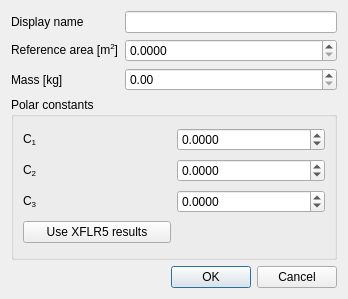
<?xml version="1.0" encoding="UTF-8"?>
<ui version="4.0">
 <class>dialog_new_motor</class>
 <widget class="QDialog" name="dialog_new_motor">
  <property name="geometry">
   <rect>
    <x>0</x>
    <y>0</y>
    <width>348</width>
    <height>299</height>
   </rect>
  </property>
  <property name="windowTitle">
   <string>Create new plane</string>
  </property>
  <layout class="QGridLayout" name="gridLayout">
   <item row="3" column="1">
    <widget class="QDoubleSpinBox" name="doubleSpinBox_mass">
     <property name="toolTip">
      <string>Mass of plane. Note that a different mass will affect the polar.</string>
     </property>
     <property name="singleStep">
      <double>0.100000000000000</double>
     </property>
    </widget>
   </item>
   <item row="2" column="1">
    <widget class="QDoubleSpinBox" name="doubleSpinBox_ref_area">
     <property name="toolTip">
      <string>Reference area used for lift and drag coefficients. Generally taken as total wing area.</string>
     </property>
     <property name="decimals">
      <number>4</number>
     </property>
     <property name="maximum">
      <double>20.000000000000000</double>
     </property>
     <property name="singleStep">
      <double>0.100000000000000</double>
     </property>
    </widget>
   </item>
   <item row="7" column="0" colspan="2">
    <widget class="QGroupBox" name="groupBox_2">
     <property name="title">
      <string>Polar constants</string>
     </property>
     <layout class="QGridLayout" name="gridLayout_3">
      <item row="1" column="0">
       <widget class="QLabel" name="label_5">
        <property name="text">
         <string>&lt;html&gt;&lt;head/&gt;&lt;body&gt;&lt;p&gt;C&lt;span style=&quot; vertical-align:sub;&quot;&gt;2&lt;/span&gt;&lt;/p&gt;&lt;/body&gt;&lt;/html&gt;</string>
        </property>
       </widget>
      </item>
      <item row="0" column="0">
       <widget class="QLabel" name="label_6">
        <property name="text">
         <string>&lt;html&gt;&lt;head/&gt;&lt;body&gt;&lt;p&gt;C&lt;span style=&quot; vertical-align:sub;&quot;&gt;1&lt;/span&gt;&lt;/p&gt;&lt;/body&gt;&lt;/html&gt;</string>
        </property>
       </widget>
      </item>
      <item row="2" column="0">
       <widget class="QLabel" name="label_4">
        <property name="text">
         <string>&lt;html&gt;&lt;head/&gt;&lt;body&gt;&lt;p&gt;C&lt;span style=&quot; vertical-align:sub;&quot;&gt;3&lt;/span&gt;&lt;/p&gt;&lt;/body&gt;&lt;/html&gt;</string>
        </property>
       </widget>
      </item>
      <item row="0" column="1">
       <widget class="QDoubleSpinBox" name="doubleSpinBox_C1">
        <property name="toolTip">
         <string>Polar quadratic constant.</string>
        </property>
        <property name="decimals">
         <number>4</number>
        </property>
        <property name="minimum">
         <double>-10.000000000000000</double>
        </property>
        <property name="singleStep">
         <double>0.100000000000000</double>
        </property>
       </widget>
      </item>
      <item row="1" column="1">
       <widget class="QDoubleSpinBox" name="doubleSpinBox_C2">
        <property name="toolTip">
         <string>Polar linear constant.</string>
        </property>
        <property name="decimals">
         <number>4</number>
        </property>
        <property name="minimum">
         <double>-10.000000000000000</double>
        </property>
        <property name="singleStep">
         <double>0.100000000000000</double>
        </property>
       </widget>
      </item>
      <item row="2" column="1">
       <widget class="QDoubleSpinBox" name="doubleSpinBox_C3">
        <property name="toolTip">
         <string>Polar constant.</string>
        </property>
        <property name="decimals">
         <number>4</number>
        </property>
        <property name="minimum">
         <double>-10.000000000000000</double>
        </property>
        <property name="singleStep">
         <double>0.100000000000000</double>
        </property>
       </widget>
      </item>
      <item row="3" column="0">
       <widget class="QPushButton" name="pushButton_xflr5">
        <property name="toolTip">
         <string>Calculate values from an XFLR5 model results.</string>
        </property>
        <property name="text">
         <string>Use XFLR5 results</string>
        </property>
       </widget>
      </item>
     </layout>
    </widget>
   </item>
   <item row="0" column="1">
    <widget class="QLineEdit" name="lineEdit_display_name">
     <property name="toolTip">
      <string>Name used for plotting</string>
     </property>
    </widget>
   </item>
   <item row="8" column="1">
    <widget class="QDialogButtonBox" name="buttonBox">
     <property name="orientation">
      <enum>Qt::Horizontal</enum>
     </property>
     <property name="standardButtons">
      <set>QDialogButtonBox::Cancel|QDialogButtonBox::Ok</set>
     </property>
    </widget>
   </item>
   <item row="0" column="0">
    <widget class="QLabel" name="label_15">
     <property name="text">
      <string>Display name</string>
     </property>
    </widget>
   </item>
   <item row="2" column="0">
    <widget class="QLabel" name="label_14">
     <property name="text">
      <string>&lt;html&gt;&lt;head/&gt;&lt;body&gt;&lt;p&gt;Reference area [m&lt;span style=&quot; vertical-align:super;&quot;&gt;2&lt;/span&gt;]&lt;/p&gt;&lt;/body&gt;&lt;/html&gt;</string>
     </property>
    </widget>
   </item>
   <item row="3" column="0">
    <widget class="QLabel" name="label_13">
     <property name="text">
      <string>Mass [kg]</string>
     </property>
    </widget>
   </item>
  </layout>
 </widget>
 <resources/>
 <connections>
  <connection>
   <sender>buttonBox</sender>
   <signal>accepted()</signal>
   <receiver>dialog_new_motor</receiver>
   <slot>accept()</slot>
   <hints>
    <hint type="sourcelabel">
     <x>248</x>
     <y>254</y>
    </hint>
    <hint type="destinationlabel">
     <x>157</x>
     <y>274</y>
    </hint>
   </hints>
  </connection>
  <connection>
   <sender>buttonBox</sender>
   <signal>rejected()</signal>
   <receiver>dialog_new_motor</receiver>
   <slot>reject()</slot>
   <hints>
    <hint type="sourcelabel">
     <x>316</x>
     <y>260</y>
    </hint>
    <hint type="destinationlabel">
     <x>286</x>
     <y>274</y>
    </hint>
   </hints>
  </connection>
 </connections>
</ui>
